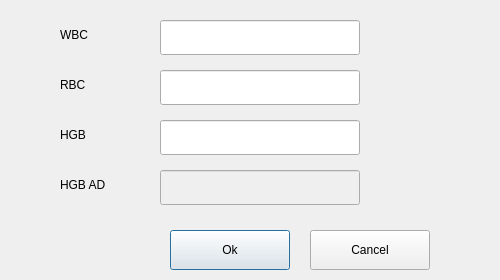
<?xml version="1.0" encoding="UTF-8"?>
<ui version="4.0">
 <class>GainSetupDialog</class>
 <widget class="QDialog" name="GainSetupDialog">
  <property name="geometry">
   <rect>
    <x>0</x>
    <y>0</y>
    <width>500</width>
    <height>280</height>
   </rect>
  </property>
  <property name="windowTitle">
   <string>GainSetupDialog</string>
  </property>
  <widget class="QPushButton" name="pbOk">
   <property name="geometry">
    <rect>
     <x>170</x>
     <y>230</y>
     <width>120</width>
     <height>40</height>
    </rect>
   </property>
   <property name="text">
    <string>Ok</string>
   </property>
  </widget>
  <widget class="QPushButton" name="pbCancel">
   <property name="geometry">
    <rect>
     <x>310</x>
     <y>230</y>
     <width>120</width>
     <height>40</height>
    </rect>
   </property>
   <property name="text">
    <string>Cancel</string>
   </property>
  </widget>
  <widget class="QLabel" name="lbHgb">
   <property name="geometry">
    <rect>
     <x>60</x>
     <y>120</y>
     <width>80</width>
     <height>30</height>
    </rect>
   </property>
   <property name="text">
    <string>HGB</string>
   </property>
  </widget>
  <widget class="QLabel" name="lbWbc">
   <property name="geometry">
    <rect>
     <x>60</x>
     <y>20</y>
     <width>80</width>
     <height>30</height>
    </rect>
   </property>
   <property name="text">
    <string>WBC</string>
   </property>
  </widget>
  <widget class="QLabel" name="lbRbc">
   <property name="geometry">
    <rect>
     <x>60</x>
     <y>70</y>
     <width>80</width>
     <height>30</height>
    </rect>
   </property>
   <property name="text">
    <string>RBC</string>
   </property>
  </widget>
  <widget class="DigitLineEdit" name="leWbc">
   <property name="geometry">
    <rect>
     <x>160</x>
     <y>20</y>
     <width>200</width>
     <height>35</height>
    </rect>
   </property>
  </widget>
  <widget class="DigitLineEdit" name="leRbc">
   <property name="geometry">
    <rect>
     <x>160</x>
     <y>70</y>
     <width>200</width>
     <height>35</height>
    </rect>
   </property>
  </widget>
  <widget class="DigitLineEdit" name="leHgb">
   <property name="geometry">
    <rect>
     <x>160</x>
     <y>120</y>
     <width>200</width>
     <height>35</height>
    </rect>
   </property>
  </widget>
  <widget class="QLabel" name="lbHgbAd">
   <property name="geometry">
    <rect>
     <x>60</x>
     <y>170</y>
     <width>80</width>
     <height>30</height>
    </rect>
   </property>
   <property name="text">
    <string>HGB AD</string>
   </property>
  </widget>
  <widget class="DigitLineEdit" name="leHgbAd">
   <property name="enabled">
    <bool>false</bool>
   </property>
   <property name="geometry">
    <rect>
     <x>160</x>
     <y>170</y>
     <width>200</width>
     <height>35</height>
    </rect>
   </property>
  </widget>
 </widget>
 <layoutdefault spacing="6" margin="11"/>
 <customwidgets>
  <customwidget>
   <class>LineEdit</class>
   <extends>QLineEdit</extends>
   <header>lineedit.h</header>
  </customwidget>
  <customwidget>
   <class>DigitLineEdit</class>
   <extends>LineEdit</extends>
   <header>digitlineedit.h</header>
  </customwidget>
 </customwidgets>
 <resources/>
 <connections/>
</ui>
